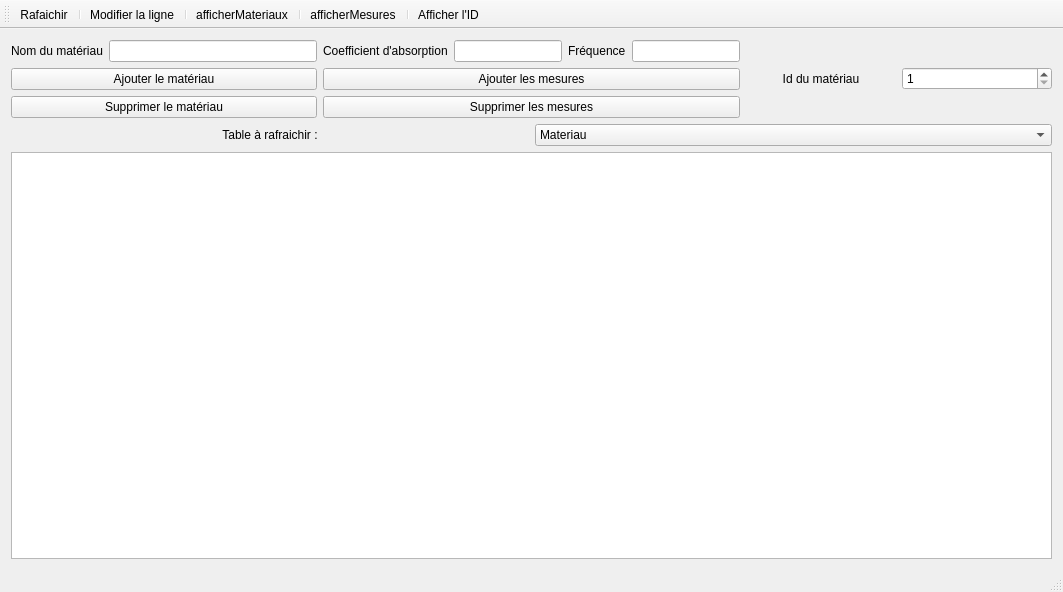
<?xml version="1.0" encoding="UTF-8"?>
<ui version="4.0">
 <class>MainWindow</class>
 <widget class="QMainWindow" name="MainWindow">
  <property name="geometry">
   <rect>
    <x>0</x>
    <y>0</y>
    <width>1063</width>
    <height>592</height>
   </rect>
  </property>
  <property name="windowTitle">
   <string>BaseDeDonnees</string>
  </property>
  <property name="windowIcon">
   <iconset resource="icones.qrc">
    <normaloff>:/images/bdd.png</normaloff>:/images/bdd.png</iconset>
  </property>
  <widget class="QWidget" name="centralWidget">
   <layout class="QGridLayout" name="gridLayout">
    <item row="0" column="0">
     <layout class="QVBoxLayout" name="verticalLayout_6">
      <item>
       <layout class="QVBoxLayout" name="verticalLayout_5">
        <item>
         <layout class="QHBoxLayout" name="horizontalLayout_6">
          <item>
           <layout class="QVBoxLayout" name="verticalLayout_4">
            <item>
             <layout class="QHBoxLayout" name="horizontalLayout">
              <item>
               <widget class="QLabel" name="labelNom">
                <property name="text">
                 <string>Nom du matériau</string>
                </property>
               </widget>
              </item>
              <item>
               <widget class="QLineEdit" name="lineEditNom"/>
              </item>
             </layout>
            </item>
            <item>
             <layout class="QVBoxLayout" name="verticalLayout">
              <item>
               <widget class="QPushButton" name="AjouterMateriau">
                <property name="text">
                 <string>Ajouter le matériau</string>
                </property>
                <property name="icon">
                 <iconset resource="icones.qrc">
                  <normaloff>:/images/ajouter_ligne.png</normaloff>:/images/ajouter_ligne.png</iconset>
                </property>
               </widget>
              </item>
              <item>
               <widget class="QPushButton" name="pushButtonSupprimerMateriau">
                <property name="text">
                 <string>Supprimer le matériau</string>
                </property>
                <property name="icon">
                 <iconset resource="icones.qrc">
                  <normaloff>:/images/retirer_ligne.png</normaloff>:/images/retirer_ligne.png</iconset>
                </property>
               </widget>
              </item>
             </layout>
            </item>
           </layout>
          </item>
          <item>
           <layout class="QVBoxLayout" name="verticalLayout_3">
            <item>
             <layout class="QHBoxLayout" name="horizontalLayout_4">
              <item>
               <layout class="QHBoxLayout" name="horizontalLayout_2">
                <item>
                 <widget class="QLabel" name="labelCoef">
                  <property name="text">
                   <string>Coefficient d'absorption</string>
                  </property>
                 </widget>
                </item>
                <item>
                 <widget class="QLineEdit" name="lineEditCoef"/>
                </item>
               </layout>
              </item>
              <item>
               <layout class="QHBoxLayout" name="horizontalLayout_3">
                <item>
                 <widget class="QLabel" name="labelFrequence">
                  <property name="text">
                   <string>Fréquence</string>
                  </property>
                 </widget>
                </item>
                <item>
                 <widget class="QLineEdit" name="lineEditFrequence"/>
                </item>
               </layout>
              </item>
             </layout>
            </item>
            <item>
             <layout class="QVBoxLayout" name="verticalLayout_2">
              <item>
               <widget class="QPushButton" name="pushButtonAjouterMesures">
                <property name="text">
                 <string>Ajouter les mesures</string>
                </property>
               </widget>
              </item>
              <item>
               <widget class="QPushButton" name="pushButtonSupprimerMesures">
                <property name="text">
                 <string>Supprimer les mesures</string>
                </property>
               </widget>
              </item>
             </layout>
            </item>
           </layout>
          </item>
          <item>
           <layout class="QHBoxLayout" name="horizontalLayout_5">
            <item>
             <widget class="QLabel" name="label">
              <property name="sizePolicy">
               <sizepolicy hsizetype="Expanding" vsizetype="Preferred">
                <horstretch>0</horstretch>
                <verstretch>0</verstretch>
               </sizepolicy>
              </property>
              <property name="text">
               <string>Id du matériau</string>
              </property>
              <property name="alignment">
               <set>Qt::AlignCenter</set>
              </property>
             </widget>
            </item>
            <item>
             <widget class="QSpinBox" name="spinBoxMateriau">
              <property name="sizePolicy">
               <sizepolicy hsizetype="Expanding" vsizetype="Fixed">
                <horstretch>0</horstretch>
                <verstretch>0</verstretch>
               </sizepolicy>
              </property>
              <property name="minimum">
               <number>1</number>
              </property>
             </widget>
            </item>
           </layout>
          </item>
         </layout>
        </item>
        <item>
         <layout class="QHBoxLayout" name="horizontalLayout_7">
          <item>
           <widget class="QLabel" name="labelTableARafraichir">
            <property name="text">
             <string>Table à rafraichir :</string>
            </property>
            <property name="alignment">
             <set>Qt::AlignCenter</set>
            </property>
           </widget>
          </item>
          <item>
           <widget class="QComboBox" name="comboBoxTableARafraichir">
            <item>
             <property name="text">
              <string>Materiau</string>
             </property>
            </item>
            <item>
             <property name="text">
              <string>Enregistrement</string>
             </property>
            </item>
           </widget>
          </item>
         </layout>
        </item>
       </layout>
      </item>
      <item>
       <widget class="QTableView" name="tableView">
        <property name="horizontalScrollBarPolicy">
         <enum>Qt::ScrollBarAlwaysOff</enum>
        </property>
       </widget>
      </item>
     </layout>
    </item>
   </layout>
  </widget>
  <widget class="QToolBar" name="mainToolBar">
   <attribute name="toolBarArea">
    <enum>TopToolBarArea</enum>
   </attribute>
   <attribute name="toolBarBreak">
    <bool>false</bool>
   </attribute>
   <addaction name="actionRafaichir"/>
   <addaction name="separator"/>
   <addaction name="actionModifier"/>
   <addaction name="separator"/>
   <addaction name="actionafficherMateriaux"/>
   <addaction name="separator"/>
   <addaction name="actionafficherMesures"/>
   <addaction name="separator"/>
   <addaction name="actionafficher_l_ID"/>
  </widget>
  <widget class="QStatusBar" name="statusBar"/>
  <action name="actionRafaichir">
   <property name="icon">
    <iconset resource="icones.qrc">
     <normaloff>:/images/rafraichir.png</normaloff>:/images/rafraichir.png</iconset>
   </property>
   <property name="text">
    <string>Rafaichir</string>
   </property>
  </action>
  <action name="actionModifier">
   <property name="icon">
    <iconset resource="icones.qrc">
     <normaloff>:/images/modifier.jpg</normaloff>:/images/modifier.jpg</iconset>
   </property>
   <property name="text">
    <string>Modifier la ligne</string>
   </property>
  </action>
  <action name="actionafficherMateriaux">
   <property name="icon">
    <iconset resource="icones.qrc">
     <normaloff>:/images/bois.png</normaloff>:/images/bois.png</iconset>
   </property>
   <property name="text">
    <string>afficherMateriaux</string>
   </property>
  </action>
  <action name="actionafficherMesures">
   <property name="icon">
    <iconset resource="icones.qrc">
     <normaloff>:/images/mesures.png</normaloff>:/images/mesures.png</iconset>
   </property>
   <property name="text">
    <string>afficherMesures</string>
   </property>
  </action>
  <action name="actionafficher_l_ID">
   <property name="text">
    <string>Afficher l'ID</string>
   </property>
   <property name="toolTip">
    <string>afficher_l_ID</string>
   </property>
  </action>
 </widget>
 <layoutdefault spacing="6" margin="11"/>
 <resources>
  <include location="icones.qrc"/>
 </resources>
 <connections/>
</ui>
